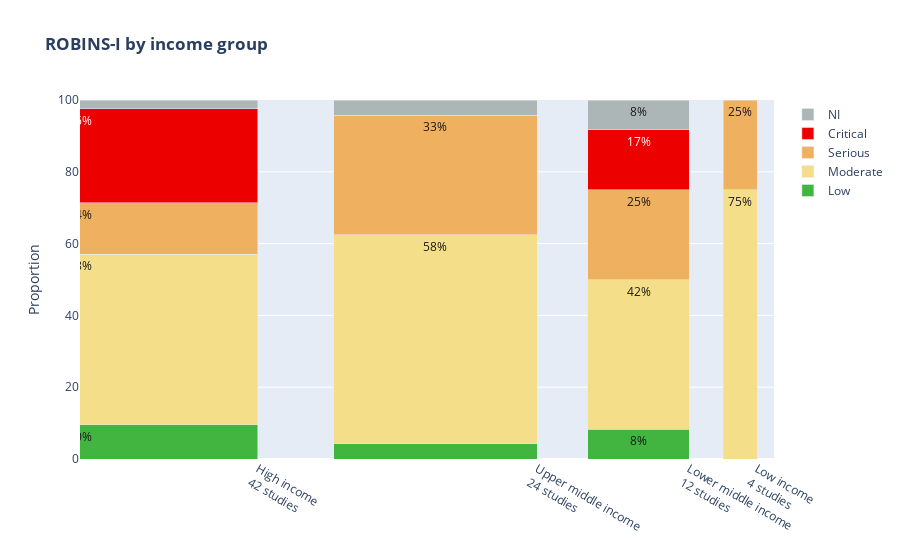

Here is the notebook cell this chart was saved with:
### Markdown cell above
This figure visually represents the risk of bias in studies based on their respective income levels.

### Code cell
import plotly.graph_objects as go
import numpy as np

# Extract the labels and widths for the bars.
labels = list(df_robinsi.Income_group.value_counts().index)
widths = df_robinsi.Income_group.value_counts().to_numpy()

# Generate the data for the stacked bar chart.
# We're grouping by income group and judging the overall data, then reformatting it for plotting.
data = (df_robinsi.drop(['First_author', 'Year_of_publication'], axis=1)
        .groupby('Income_group')['Overall_judgement']
        .value_counts(normalize=True)
        .mul(100).round(1)
        .unstack()
        .reindex(labels)[['Low', 'Moderate', 'Serious', 'Critical', 'NI']]
        .to_dict(orient='list'))

# Define the color palettes.
colors = ['rgb(66, 181, 64)', 'rgb(244, 222, 137)',
          'rgb(239, 176, 95)', 'rgb(237, 0, 0)',
          'rgb(173, 182, 182)']

font_colors = ['rgb(27, 25, 25)', 'rgb(27, 25, 25)',
               'rgb(27, 25, 25)', 'white', 'rgb(27, 25, 25)']

figs1a = go.Figure()

# Add traces to the figure for each category.
for i, key in enumerate(data):
    figs1a.add_trace(go.Bar(
        name=key,
        y=data[key],
        x=np.cumsum(widths) - widths,
        width=widths,
        customdata=np.transpose([labels, widths * data[key]]),
        texttemplate="%{y:.0f}%",
        textposition="inside",
        textangle=0,
        textfont_color=font_colors[i],
        hovertemplate="<br>".join([
            "Label: %{customdata[0]}",
            "Width: %{width}",
            "Height: %{y:.0f}%",
            "Area: %{width} x %{y:.0f} = %{customdata[1]:.1f}",
        ]),
        marker_color=colors[i]
    ))

# Update x-axis properties.
figs1a.update_xaxes(
    tickvals=np.cumsum(widths) - widths / 2,
    ticktext=["%s<br>%d studies" % (l, w) for l, w in zip(labels, widths)],
    range=[0, widths.sum()]
)

# Update y-axis properties.
figs1a.update_yaxes(range=[0, 100], title_text="Proportion")

# Set the layout properties for the figure.
figs1a.update_layout(
    title_text="<b>ROBINS-I by income group</b>",
    barmode="stack",
    uniformtext=dict(mode="hide", minsize=10),
)

# Configurations for plot resolution.
config = {
    'toImageButtonOptions': {
        'format': 'png',
        'filename': 'figs1a',
        'scale': 6
    }
}

figs1a.show(config=config)

### Figure 1 — Plotly figure (JSON) as saved in the notebook; plotly's stock layout.template omitted (floating-point values rounded to 4 significant figures)
{"data": [{"customdata": [["High income", "399.0"], ["Upper middle income", "100.80000000000001"], ["Lower middle income", "99.60000000000001"], ["Low income", "nan"]], "hovertemplate": "Label: %{customdata[0]}<br>Width: %{width}<br>Height: %{y:.0f}%<br>Area: %{width} x %{y:.0f} = %{customdata[1]:.1f}", "marker": {"color": "rgb(66, 181, 64)"}, "name": "Low", "textangle": 0, "textfont": {"color": "rgb(27, 25, 25)"}, "textposition": "inside", "texttemplate": "%{y:.0f}%", "type": "bar", "width": [42, 24, 12, 4], "x": [0, 42, 66, 78], "y": [9.5, 4.2, 8.3, null]}, {"customdata": [["High income", "1999.2"], ["Upper middle income", "1399.1999999999998"], ["Lower middle income", "500.40000000000003"], ["Low income", "300.0"]], "hovertemplate": "Label: %{customdata[0]}<br>Width: %{width}<br>Height: %{y:.0f}%<br>Area: %{width} x %{y:.0f} = %{customdata[1]:.1f}", "marker": {"color": "rgb(244, 222, 137)"}, "name": "Moderate", "textangle": 0, "textfont": {"color": "rgb(27, 25, 25)"}, "textposition": "inside", "texttemplate": "%{y:.0f}%", "type": "bar", "width": [42, 24, 12, 4], "x": [0, 42, 66, 78], "y": [47.6, 58.3, 41.7, 75]}, {"customdata": [["High income", "600.6"], ["Upper middle income", "799.1999999999999"], ["Lower middle income", "300.0"], ["Low income", "100.0"]], "hovertemplate": "Label: %{customdata[0]}<br>Width: %{width}<br>Height: %{y:.0f}%<br>Area: %{width} x %{y:.0f} = %{customdata[1]:.1f}", "marker": {"color": "rgb(239, 176, 95)"}, "name": "Serious", "textangle": 0, "textfont": {"color": "rgb(27, 25, 25)"}, "textposition": "inside", "texttemplate": "%{y:.0f}%", "type": "bar", "width": [42, 24, 12, 4], "x": [0, 42, 66, 78], "y": [14.3, 33.3, 25, 25]}, {"customdata": [["High income", "1100.3999999999999"], ["Upper middle income", "nan"], ["Lower middle income", "200.39999999999998"], ["Low income", "nan"]], "hovertemplate": "Label: %{customdata[0]}<br>Width: %{width}<br>Height: %{y:.0f}%<br>Area: %{width} x %{y:.0f} = %{customdata[1]:.1f}", "marker": {"color": "rgb(237, 0, 0)"}, "name": "Critical", "textangle": 0, "textfont": {"color": "white"}, "textposition": "inside", "texttemplate": "%{y:.0f}%", "type": "bar", "width": [42, 24, 12, 4], "x": [0, 42, 66, 78], "y": [26.2, null, 16.7, null]}, {"customdata": [["High income", "100.8"], ["Upper middle income", "100.80000000000001"], ["Lower middle income", "99.60000000000001"], ["Low income", "nan"]], "hovertemplate": "Label: %{customdata[0]}<br>Width: %{width}<br>Height: %{y:.0f}%<br>Area: %{width} x %{y:.0f} = %{customdata[1]:.1f}", "marker": {"color": "rgb(173, 182, 182)"}, "name": "NI", "textangle": 0, "textfont": {"color": "rgb(27, 25, 25)"}, "textposition": "inside", "texttemplate": "%{y:.0f}%", "type": "bar", "width": [42, 24, 12, 4], "x": [0, 42, 66, 78], "y": [2.4, 4.2, 8.3, null]}], "layout": {"barmode": "stack", "title": {"text": "<b>ROBINS-I by income group</b>"}, "uniformtext": {"minsize": 10, "mode": "hide"}, "xaxis": {"range": [0, 82], "ticktext": ["High income<br>42 studies", "Upper middle income<br>24 studies", "Lower middle income<br>12 studies", "Low income<br>4 studies"], "tickvals": [21, 54, 72, 80]}, "yaxis": {"range": [0, 100], "title": {"text": "Proportion"}}}}
